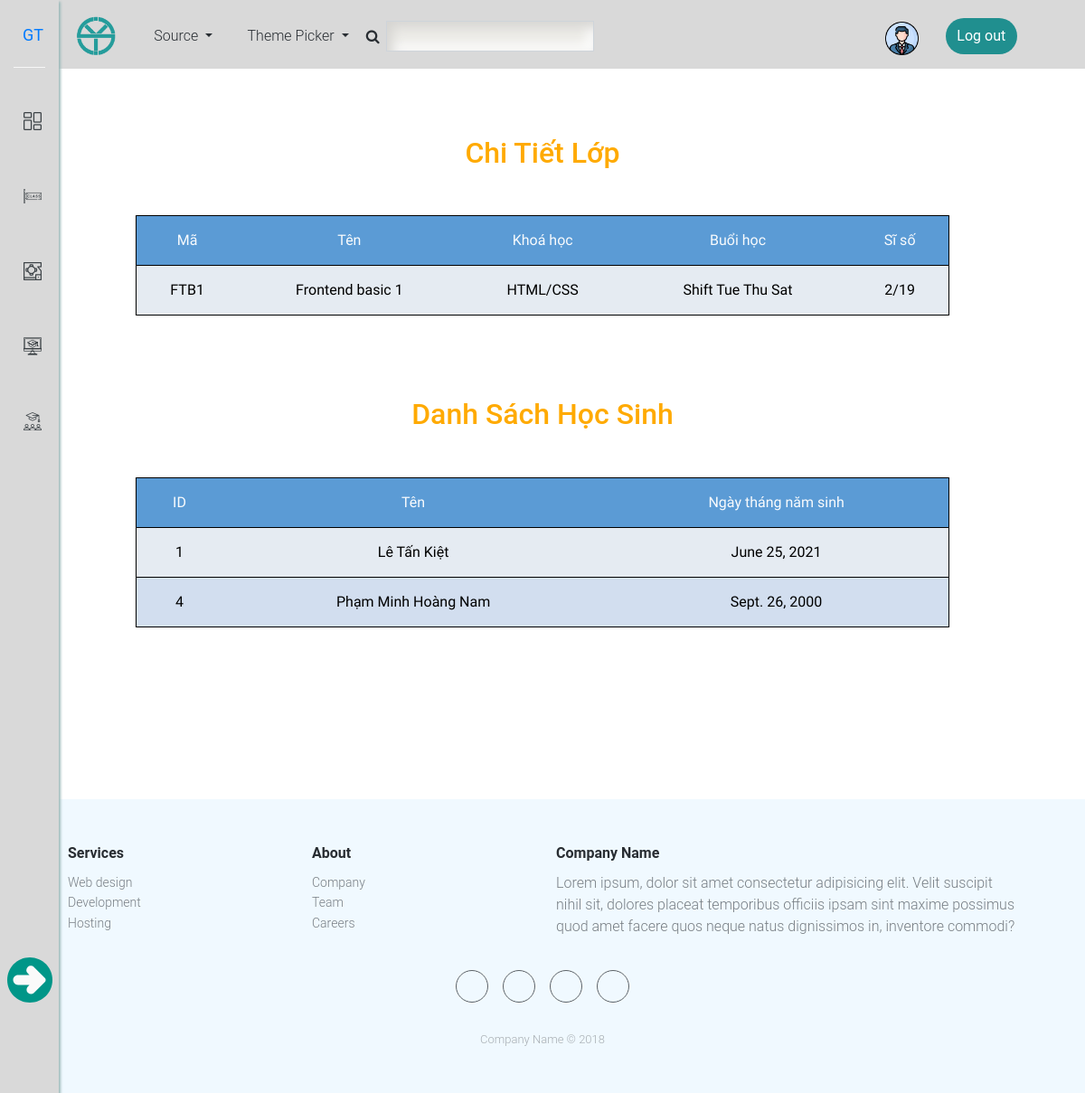
The app's page /class/1/ with its own data.
### core/models.py (models this page shows, shortened)
class Class(models.Model):
    slug = models.SlugField(max_length=30,default='')
    name = models.CharField(default='',max_length=255)
    number = models.IntegerField(default=0)
    number_student = models.IntegerField(default=0)
    course = models.ForeignKey(Course, on_delete=models.CASCADE, related_name="courses")
    duration = models.IntegerField(default=0)
    day = models.CharField(choices=SCHEDULE_CHOICES, max_length=4) # buổi học
    status = models.CharField(choices=STATUS_CHOICES, max_length=8, default="WAITING")

class Course(models.Model):
    name = models.CharField(default='',max_length=255)
    duration = models.IntegerField(choices=DURATION_CHOICES, default=3)
    def __str__(self):
        return self.name

class Student(models.Model):
    user = models.ForeignKey(User,on_delete=models.CASCADE, related_name="users",blank=True, null=True )
    name = models.CharField(default='',max_length=255)
    birth = models.DateField(blank=True, null=True)
    phone = models.CharField(default='',null=True,blank=True,max_length=13)
    classes = models.ManyToManyField(Class, blank=True, null=True , related_name="students")

### core/views.py (the view)
# urls.py: path('class/<int:pk>/', views.detail_class, name="detail_class"),
def detail_class(request, pk):
    cl = Class.objects.get(pk = pk)
    stds = cl.students.all()
    context = {
        'class':cl,
        'students':stds,
    }
    return render(request, 'core/detail_class.html', context)

### core/templates/core/detail_class.html (shortened to what this page needs)
{% extends 'core/base.html' %}
{% load static %}
{% block head %}
<link rel="stylesheet" href="{% static 'css/css/classes.css' %}">
{% endblock head %}
{% block contain %}
<div class="class-wrapper">
    <h2>Chi tiết lớp</h2>
    <div class="view">
        <table class="custom-table">
            <tr class="tr-title">
                <th>Mã</th>
                <th>Tên</th>
                <th>Khoá học</th>
                <th>Buổi học</th>
                <th>Sĩ số</th>
            </tr>
            <tr>
                <td>{{class.slug}}</td>
                <td>{{class.name}}</td>
                <td>{{class.course}}</td>
                <td>{{class.get_day_display}}</td>
                <td>{{class.number_student}}/{{class.number}}</td>
            </tr>
        </table>
    </div>
    <h2>Danh sách học sinh</h2>
    <div class="view">
        <table class="custom-table">
            <tr class="tr-title">
                <th>ID</th>
                <th>Tên</th>
                <th>Ngày tháng năm sinh</th>
            </tr>
            {% for std in students %}
            <tr>
                <td>{{std.id}}</td>
                <td>{{std.name}}</td>
                <td>{{std.birth}}</td>
            </tr>
            {% endfor %}
        </table>
    </div>
</div>
{% endblock contain %}

### static/css/css/menu.css (style rules this page uses)
* { padding: 0; margin: 0; -webkit-box-sizing: border-box; box-sizing: border-box; font-family: Roboto, "Helvetica Neue", Arial, sans-serif; }
body { background-color: #4a4a4a; }

### static/css/css/classes.css (style rules this page uses)
body { background-color: #3c373e; font-weight: 300; }
.class-wrapper { margin: 150px auto; margin-bottom: 100px; display: -webkit-box; display: -ms-flexbox; display: flex; -webkit-box-pack: center; -ms-flex-pack: center; justify-content: center; -webkit-box-orient: vertical; -webkit-box-direction: normal; -ms-flex-direction: column; flex-direction: column; max-width: 1040px; }
.class-wrapper h2 { color: #fa0; }
.view { margin-bottom: 90px; }
.class-wrapper h2 { margin: 50px auto; margin-top: 0; text-transform: capitalize; }
.class-wrapper .view .custom-table { min-width: 900px; margin: auto; }
.class-wrapper .view .custom-table tbody tr { -webkit-transition: 0.3s all ease; transition: 0.3s all ease; border: 1px solid #000; background-color: #555; }
.class-wrapper .view .custom-table tbody tr th, .class-wrapper .view .custom-table tbody tr td { font-family: "Comfortaa"; color: #fff; font-weight: 400; padding-bottom: 20px; padding-top: 20px; font-weight: 300; border: none; -webkit-transition: 0.3s all ease; transition: 0.3s all ease; cursor: pointer; padding: 15px; text-align: center; }
.class-wrapper .view .custom-table tbody tr:nth-child(odd) { background-color: #777; }
.class-wrapper .view .custom-table tbody tr.tr-title { background-color: #333; }
.class-wrapper .view .custom-table tbody tr.tr-title th { color: #fa0; }
.class-light-theme .view .custom-table tbody tr { border: 1px solid #000; background-color: #e5ebf2; }
.class-light-theme .view .custom-table tbody tr th, .class-light-theme .view .custom-table tbody tr td { font-family: "Comfortaa"; color: #000000; }
.class-light-theme .view .custom-table tbody tr:nth-child(odd) { background-color: #d2deef; }
.class-light-theme .view .custom-table tbody tr.tr-title { background-color: #5b9bd5; }
.class-light-theme .view .custom-table tbody tr.tr-title th { color: #f9fbfd; }

### records on screen
Class: slug "FTB1", name "Frontend basic 1", course "HTML/CSS", day "Shift Tue Thu Sat", number_student "2", number "19"
Student: id "1", name "Lê Tấn Kiệt", birth "June 25, 2021"
Student: id "4", name "Phạm Minh Hoàng Nam", birth "Sept. 26, 2000"
